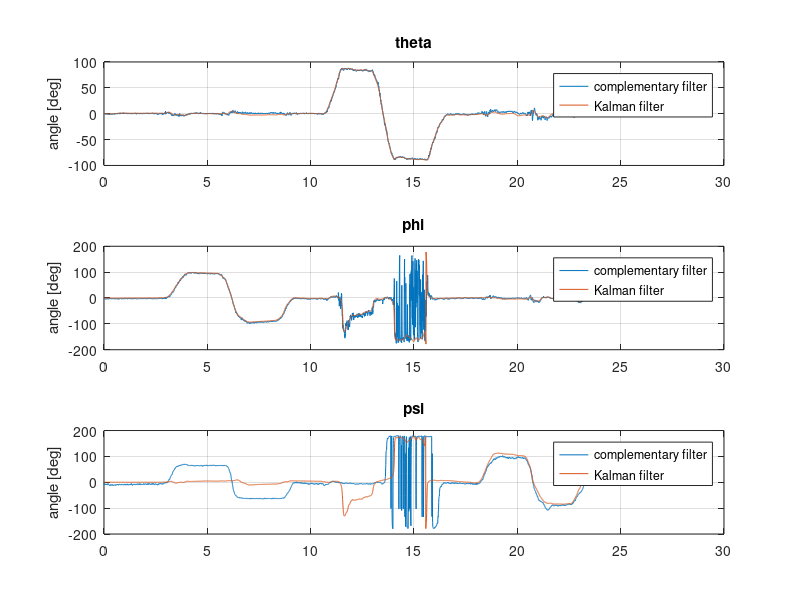
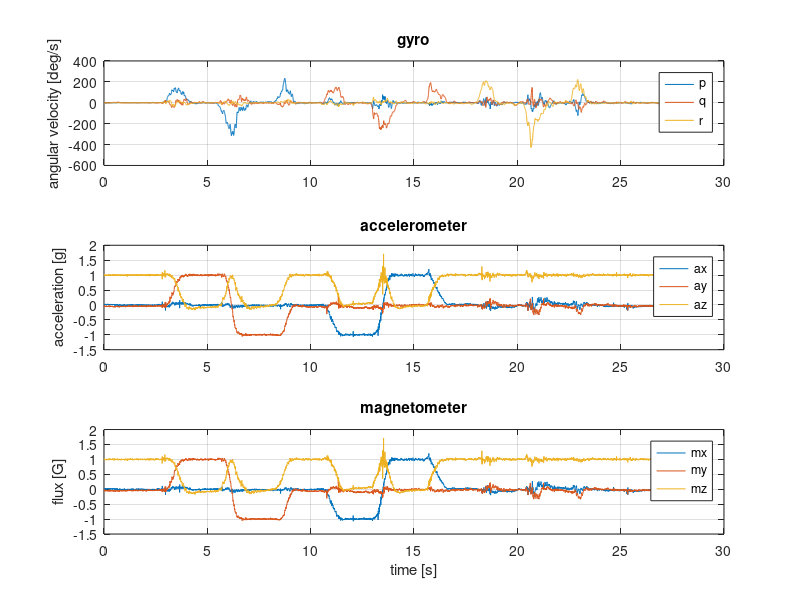

Reproduce these figures in MATLAB, in order.
load('data.mat');

%%%%%%%%%%%%%%%%
%INITIALIZATION%
%%%%%%%%%%%%%%%%

%quaternions
e0 = 1;
e1 = 0;
e2 = 0;
e3 = 0;

pb = 0; %bias p 
qb = 0; %bias q 
rb = 0; %bias r 

%covariance matrix
P = zeros(7,7);
%process noise matrix
Q = diag([[1 1 1 1] * 0.00005, [1 1 1] * 0.000001] .^ 2);
%measurement noise matrix
R = diag([[1 1 1] * 0.045, [1 1 1] * 0.015]);
        
%state space init
x = [e0 e1 e2 e3 pb qb rb]';

for i=2:length(time)
 
%sample time
dt = time(i) - time(i-1);
    
%%%%%%%%%%%%%%%%%
%PREDICTION STEP%
%%%%%%%%%%%%%%%%%

%read data from gyro
p = gx(i)*pi/180; q = gy(i)*pi/180; r = gz(i)*pi/180;

%input vector
u = [p q r pb qb rb]';

%transition matrix
F = 0.5*[-e1 -e2 -e3 e1 e2 e3;
         e0 -e3  e2 -e0 e3 -e2;
         e3  e0 -e1 -e3 -e0 e1;
        -e2  e1  e0 e2 -e1 -e0;
         0   0   0   0  0   0;
         0   0   0   0  0   0;
         0   0   0   0  0   0];
 
%state space estimate
x = x + dt*F*u;

%update quaternions value
e0 = x(1);
e1 = x(2);
e2 = x(3);
e3 = x(4);

%normalise quaternions
norm = sqrt(e0^2 + e1^2 + e2^2 + e3^2);
e0 = e0 / norm;
e1 = e1 / norm;
e2 = e2 / norm;
e3 = e3 / norm;
x(1) = e0;
x(2) = e1;
x(3) = e2;
x(4) = e3;

%Jacobian matrix A - partial derivatives dF/du 
A = 0.5*[0 -(p-pb) -(q-qb) -(r-rb) e1 e2 e3;
        (p-pb) 0 (r-rb) -(q-qb)  -e0 e3 -e2;
        (q-qb) -(r-rb) 0 (p-pb)  -e3 -e0 e1;
        (r-rb) (q-qb) -(p-pb) 0   e2 -e1 -e0;
        0        0       0    0   0  0   0;
        0        0       0    0   0  0   0;
        0        0       0    0   0  0   0];

%covariance matrix estimate
P = P + dt*(A*P+P*A' + Q);

%magnetometer model estimation
dm = 0; %magnetic declination angle
msin=sind(dm); 
mcos=cosd(dm);

m =[msin*(2*e0*e3+2*e1*e2)-mcos*(2*e2*e2+2*e3*e3-1)...
    -mcos*(2*e0*e3-2*e1*e2)-msin*(2*e1*e1+2*e3*e3-1)...
    mcos*(2*e0*e2+2*e1*e3)-msin*(2*e0*e1-2*e2*e3)];

%accelerometer model estimation
a = -[2*(e1*e3-e0*e2) 2*(e0*e1+e2*e3) 1-2*(e1^2+e2^2)];

%models matrix
z = [a m]';

%measure from acc and mag
y = [-ax(i) -ay(i) -az(i) mx(i) my(i) mz(i)]';

%normalise measurements
norm = sqrt(y(1)^2 + y(2)^2 + y(3)^2);
y(1) = y(1) / norm;
y(2) = y(2) / norm;
y(3) = y(3) / norm;
norm = sqrt(y(4)^2 + y(5)^2 + y(6)^2);
y(4) = y(4) / norm;
y(5) = y(5) / norm;
y(6) = y(6) / norm;

%%%%%%%%%%%%%     
%UDPATE STEP%
%%%%%%%%%%%%%

%Jacobian matrix H - partial derivatives dy/dx 
H = 2  * [e2 -e3 e0 -e1 0 0 0;
         -e1 -e0 -e3 -e2 0 0 0;
          0  2*e1 2*e2 0 0 0 0;
          e3*msin, e2*msin, e1*msin-2*e2*mcos, e0*msin-2*e3*mcos, 0,0,0;
          -e3*mcos, e2*mcos-2*e1*msin,  e1*mcos, -e0*mcos-2*e3*msin, 0,0,0;
           e2*mcos-e1*msin, e3*mcos-e0*msin, e0*mcos+e3*msin, e1*mcos+e2*msin, 0,0,0];

%gain 
K = P*H'/(H*P*H' + R);
%covariance matrix
P = (eye(7,7) - K*H)*P;
%state space
x = x + K*(y - z);

%update quaternions and biases
e0 = x(1);
e1 = x(2);
e2 = x(3);
e3 = x(4);
pb = x(5);
qb = x(6);
rb = x(7);

%normalise quaternions
norm = sqrt(e0^2 + e1^2 + e2^2 + e3^2);
e0 = e0 / norm;
e1 = e1 / norm;
e2 = e2 / norm;
e3 = e3 / norm;
x(1) = e0;
x(2) = e1;
x(3) = e2;
x(4) = e3;

%Euler angles
phi(i) = atan2((2*(e0*e1+e3*e2)),1-2*(e1^2+e2^2))*180/pi;
theta(i) = asin(2*(e0*e2-e3*e1))*180/pi;
psi(i) = atan2((2*(e0*e3+e1*e2)),1-2*(e2^2+e3^2))*180/pi;

end

%plots
f1 = figure;
figure(f1);
subplot(3,1,1);
plot(time,theta_komp);
grid;
hold on;
plot(time,theta);
title('theta')
legend('complementary filter','Kalman filter')
ylabel('angle [deg]')

subplot(3,1,2)
plot(time,phi_komp);
grid;
hold on;
plot(time,phi);
title('phi')
legend('complementary filter','Kalman filter')
ylabel('angle [deg]')

subplot(3,1,3)
plot(time,psi_komp);
grid;
hold on;
plot(time,psi);
title('psi')
legend('complementary filter','Kalman filter')
ylabel('angle [deg]')

f2 = figure;
figure(f2);
subplot(3,1,1);
plot(time,gx);
grid;
hold on;
plot(time,gy);
plot(time,gz);
title('gyro');
legend('p','q','r');
ylabel('angular velocity [deg/s]')

subplot(3,1,2)
plot(time,ax);
grid;
hold on;
plot(time,ay);
plot(time,az);
title('accelerometer')
legend('ax','ay','az')
ylabel('acceleration [g]')

subplot(3,1,3)
plot(time,ax);
grid;
hold on;
plot(time,ay);
plot(time,az);
title('magnetometer')
legend('mx','my','mz')
xlabel('time [s]')
ylabel('flux [G]')



